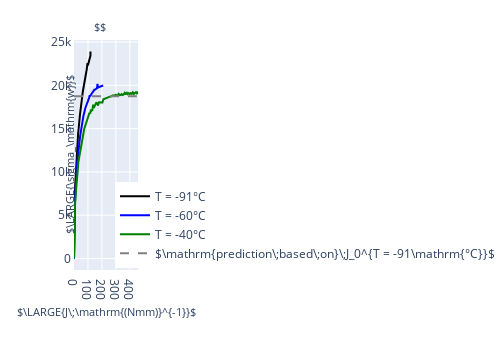

The cell this chart's notebook holds for it:
### Code cell
# plot
# non-normalised

ylab = r'$\LARGE{\sigma_\mathrm{w}}$'
xlab = r'$\LARGE{J\;\mathrm{(Nmm)}^{-1}}$'
layout['annotations'][1]['text'] = ylab
title = r'$$'
data = []

sw_data_plot = glob_sw_all_corr

for ri, sw_r in enumerate(sw_data_plot):
    sw = sw_r[idxm]
    mi = idxm
   
    x_plot = (gdata_all[ri]['gdata']['jintc']).values[skipped_lines_all[ri]:]
    y_plot = sw # / su_all[ri] 
    

    data.append({
            'x': x_plot,
            'y': np.array(y_plot),   # /mean_corr[ri]
            'name': r'T = ' + str(temps[ri]) + r'°C',
        #             'marker':{'symbol':'circle', 'color': [ri]},
            'line': {'dash': lines[0], 'color': cols[ri], 'width': 2},
             'mode': 'lines',
        })
data.append(
    {
        'x': np.linspace(0, 450),
        'y': sw_data_plot[1][idxm][gdata_all[1]['j0_idx']-skipped_lines_all[1]]  * np.ones(120), # / su_all[1],
        'line': {'dash': lines[1], 'color': 'grey'},
        'name': r'$\mathrm{prediction\;based\;on}\;J_0^{T = -91\mathrm{°C}}$' 
            })


layout = {
    'width': 500,
    'height': 350,
    'xaxis': {
#         'range': [-0.1, 1.1],
        'zeroline': False,
        'showline': True,
        'mirror': 'all',
#         'title': r'$m$',
        'titlefont':{'size': 13}
    },
    'yaxis': {
        'zeroline': False,
        'showline': True,
        'mirror': 'all',
#         'title': '$\sigma_\mathrm{w}/\sigma_\mathrm{f} $ ',
        'titlefont':{'size': 13},

    },
    'annotations':[
    {
        'text':  xlab,
        'x': 0.5,
        'y': -0.22,
        'xref': 'paper',
        'yref': 'paper',
        'showarrow': False,
        'font': {'size': 11},
    },
        {
        'text':  ylab,
        'x': -0.22,
        'y': 0.5,
        'xref': 'paper',
        'yref': 'paper',
        'showarrow': False,
        'font': {'size': 11},
        'textangle': -90
    },
        {
        'text':  title,
        'x': 0.41,
        'y': 1.1,
        'xref': 'paper',
        'yref': 'paper',
        'showarrow': False,
        'font': {'size': 11},
    },
    ],
    'legend':{
        'x': 0.8,
        'y': 0.01,
    },
    
     'margin': {
                'l': 80,
                'r': 20,
                'b': 80,
                't': 40,
#                 'pad': 1
     },

}

layout['showlegend'] = True
f = go.FigureWidget(data,layout)
py.iplot(f)
